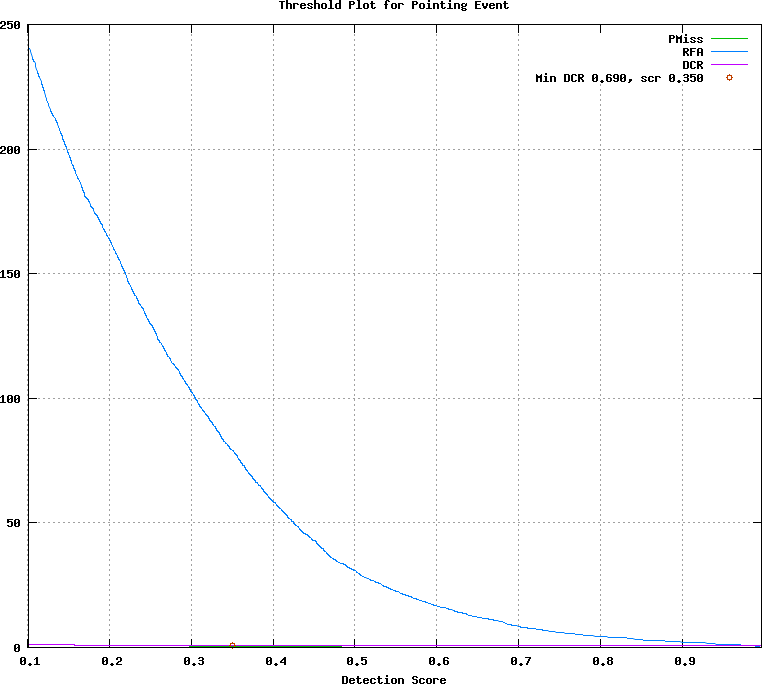

Source code (gnuplot):
## GNUPLOT command file
set terminal postscript color
set style data lines
set title 'Threshold Plot for Pointing Event'
set xlabel 'Detection Score'
set grid
set size ratio 0.85
plot [0.101000:0.997000]  \
  'test.det.Pointing_Event.dat.1' using 1:4 title 'PMiss' with lines lt 2, \
  'test.det.Pointing_Event.dat.1' using 1:5 title 'RFA' with lines lt 3, \
  'test.det.Pointing_Event.dat.1' using 1:6 title 'DCR' with lines lt 4, \
  'test.det.Pointing_Event.dat.2' using 1:2 title 'Min DCR 0.690, scr 0.350' with points lt 6
